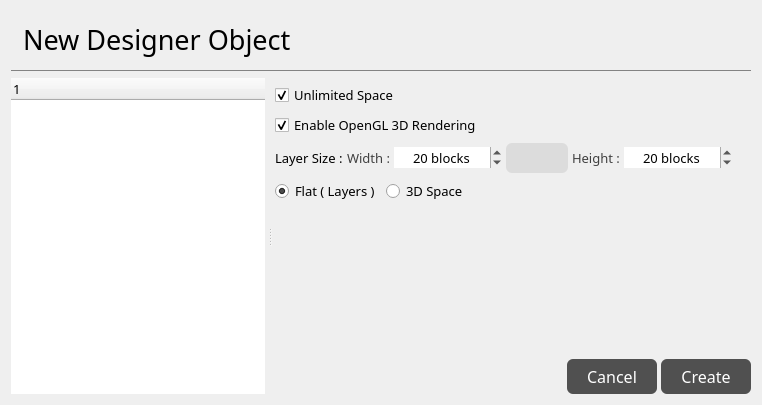
<?xml version="1.0" encoding="UTF-8"?>
<ui version="4.0">
 <class>NewLayerDialog</class>
 <widget class="QDialog" name="NewLayerDialog">
  <property name="geometry">
   <rect>
    <x>0</x>
    <y>0</y>
    <width>762</width>
    <height>405</height>
   </rect>
  </property>
  <property name="font">
   <font>
    <family>方正黑体简体</family>
    <pointsize>10</pointsize>
   </font>
  </property>
  <property name="windowTitle">
   <string>Dialog</string>
  </property>
  <property name="styleSheet">
   <string notr="true">QRadioButton::indicator:unchecked{
image: url(:/ButtonImage/src/radiobutton_unchecked.png);
}

QRadioButton::indicator:checked{
image: url(:/ButtonImage/src/radiobutton_checked.png);
}

QRadioButton::indicator:checked:disabled{
image: url(:/ButtonImage/src/radiobutton_checked_disabled.png);
}

QRadioButton::indicator:checked:pressed{
image: url(:/ButtonImage/src/radiobutton_pressed.png);
}

QRadioButton::indicator:unchecked:pressed{
image: url(:/ButtonImage/src/radiobutton_unchecked_pressed.png);
}

QRadioButton::indicator:unchecked:hover{
image: url(:/ButtonImage/src/radiobutton_hover.png);
}

QCheckBox::indicator:checked,QGroupBox::indicator:checked{    
	image: url(:/ButtonImage/src/checkbox_hookicon_normal_16px.png);
    border: 0px;
}

QCheckBox::indicator:checked:disabled,QGroupBox::indicator:checked:disabled{
    image: url(:/ButtonImage/src/checkbox_hookicon_disabled_16px.png);
    border: 0px;
}

QCheckBox::indicator,QGroupBox::indicator{
    image: url(:/ButtonImage/src/checkbox_hookicon_unchecked_16px.png);
    border: 0px;
}</string>
  </property>
  <layout class="QVBoxLayout" name="verticalLayout_4">
   <item>
    <spacer name="verticalSpacer_2">
     <property name="orientation">
      <enum>Qt::Vertical</enum>
     </property>
     <property name="sizeType">
      <enum>QSizePolicy::Fixed</enum>
     </property>
     <property name="sizeHint" stdset="0">
      <size>
       <width>20</width>
       <height>5</height>
      </size>
     </property>
    </spacer>
   </item>
   <item>
    <widget class="QLabel" name="label">
     <property name="sizePolicy">
      <sizepolicy hsizetype="Preferred" vsizetype="Fixed">
       <horstretch>0</horstretch>
       <verstretch>0</verstretch>
      </sizepolicy>
     </property>
     <property name="font">
      <font>
       <family>方正黑体简体</family>
       <pointsize>20</pointsize>
      </font>
     </property>
     <property name="styleSheet">
      <string notr="true">padding: 5px;</string>
     </property>
     <property name="text">
      <string>New Designer Object</string>
     </property>
    </widget>
   </item>
   <item>
    <widget class="Line" name="line">
     <property name="styleSheet">
      <string notr="true">color: rgb(131, 131, 131);</string>
     </property>
     <property name="frameShadow">
      <enum>QFrame::Plain</enum>
     </property>
     <property name="orientation">
      <enum>Qt::Horizontal</enum>
     </property>
    </widget>
   </item>
   <item>
    <widget class="QSplitter" name="splitter">
     <property name="orientation">
      <enum>Qt::Horizontal</enum>
     </property>
     <property name="handleWidth">
      <number>10</number>
     </property>
     <widget class="QTreeWidget" name="treeWidget">
      <property name="frameShape">
       <enum>QFrame::NoFrame</enum>
      </property>
      <property name="editTriggers">
       <set>QAbstractItemView::NoEditTriggers</set>
      </property>
      <property name="showDropIndicator" stdset="0">
       <bool>true</bool>
      </property>
      <column>
       <property name="text">
        <string notr="true">1</string>
       </property>
      </column>
     </widget>
     <widget class="QWidget" name="verticalLayoutWidget">
      <layout class="QVBoxLayout" name="verticalLayout">
       <item>
        <layout class="QVBoxLayout" name="verticalLayout_2">
         <item>
          <spacer name="verticalSpacer_3">
           <property name="orientation">
            <enum>Qt::Vertical</enum>
           </property>
           <property name="sizeType">
            <enum>QSizePolicy::Fixed</enum>
           </property>
           <property name="sizeHint" stdset="0">
            <size>
             <width>20</width>
             <height>5</height>
            </size>
           </property>
          </spacer>
         </item>
         <item>
          <widget class="QCheckBox" name="checkBox_UnlimitedSpace">
           <property name="font">
            <font>
             <family>方正黑体简体</family>
             <pointsize>10</pointsize>
            </font>
           </property>
           <property name="text">
            <string>Unlimited Space</string>
           </property>
           <property name="checked">
            <bool>true</bool>
           </property>
          </widget>
         </item>
         <item>
          <widget class="QCheckBox" name="checkBox_EnableOpenGL">
           <property name="font">
            <font>
             <family>方正黑体简体</family>
             <pointsize>10</pointsize>
            </font>
           </property>
           <property name="text">
            <string>Enable OpenGL 3D Rendering</string>
           </property>
           <property name="checked">
            <bool>true</bool>
           </property>
          </widget>
         </item>
        </layout>
       </item>
       <item>
        <layout class="QHBoxLayout" name="LayerSettingLayout">
         <property name="spacing">
          <number>4</number>
         </property>
         <item>
          <widget class="QLabel" name="label_2">
           <property name="sizePolicy">
            <sizepolicy hsizetype="Fixed" vsizetype="Preferred">
             <horstretch>0</horstretch>
             <verstretch>0</verstretch>
            </sizepolicy>
           </property>
           <property name="font">
            <font>
             <family>方正黑体简体</family>
             <pointsize>10</pointsize>
            </font>
           </property>
           <property name="text">
            <string>Layer Size :</string>
           </property>
          </widget>
         </item>
         <item>
          <widget class="QLabel" name="label_3">
           <property name="font">
            <font>
             <family>方正黑体简体</family>
             <pointsize>10</pointsize>
            </font>
           </property>
           <property name="styleSheet">
            <string notr="true">color: rgb(64, 64, 64);</string>
           </property>
           <property name="text">
            <string>Width :</string>
           </property>
          </widget>
         </item>
         <item>
          <widget class="QSpinBox" name="spinBox_Width">
           <property name="sizePolicy">
            <sizepolicy hsizetype="MinimumExpanding" vsizetype="Fixed">
             <horstretch>0</horstretch>
             <verstretch>0</verstretch>
            </sizepolicy>
           </property>
           <property name="font">
            <font>
             <family>方正黑体简体</family>
            </font>
           </property>
           <property name="frame">
            <bool>false</bool>
           </property>
           <property name="alignment">
            <set>Qt::AlignCenter</set>
           </property>
           <property name="buttonSymbols">
            <enum>QAbstractSpinBox::UpDownArrows</enum>
           </property>
           <property name="suffix">
            <string> blocks</string>
           </property>
           <property name="maximum">
            <number>999999999</number>
           </property>
           <property name="value">
            <number>20</number>
           </property>
          </widget>
         </item>
         <item>
          <widget class="QPushButton" name="pushButton">
           <property name="sizePolicy">
            <sizepolicy hsizetype="Minimum" vsizetype="Fixed">
             <horstretch>0</horstretch>
             <verstretch>0</verstretch>
            </sizepolicy>
           </property>
           <property name="minimumSize">
            <size>
             <width>20</width>
             <height>0</height>
            </size>
           </property>
           <property name="styleSheet">
            <string notr="true">QPushButton{
background-color: rgb(240, 240, 240);
color: rgb(255, 255, 255);
border-radius: 6px;
padding: 6px 20px 6px 20px;
background: url(:/ButtonImage/src/link.png) center no-repeat;
width: 24px;
}

QPushButton:hover{
background-color: rgb(230, 230, 230);
}

QPushButton:checked{
background-color: rgb(220, 220, 220);
}</string>
           </property>
           <property name="text">
            <string/>
           </property>
           <property name="iconSize">
            <size>
             <width>24</width>
             <height>24</height>
            </size>
           </property>
           <property name="checkable">
            <bool>true</bool>
           </property>
           <property name="checked">
            <bool>true</bool>
           </property>
          </widget>
         </item>
         <item>
          <widget class="QLabel" name="label_4">
           <property name="font">
            <font>
             <family>方正黑体简体</family>
             <pointsize>10</pointsize>
            </font>
           </property>
           <property name="styleSheet">
            <string notr="true">color: rgb(64, 64, 64);</string>
           </property>
           <property name="text">
            <string>Height :</string>
           </property>
          </widget>
         </item>
         <item>
          <widget class="QSpinBox" name="spinBox_Height">
           <property name="sizePolicy">
            <sizepolicy hsizetype="MinimumExpanding" vsizetype="Fixed">
             <horstretch>0</horstretch>
             <verstretch>0</verstretch>
            </sizepolicy>
           </property>
           <property name="font">
            <font>
             <family>方正黑体简体</family>
            </font>
           </property>
           <property name="frame">
            <bool>false</bool>
           </property>
           <property name="alignment">
            <set>Qt::AlignCenter</set>
           </property>
           <property name="buttonSymbols">
            <enum>QAbstractSpinBox::UpDownArrows</enum>
           </property>
           <property name="suffix">
            <string> blocks</string>
           </property>
           <property name="maximum">
            <number>999999999</number>
           </property>
           <property name="value">
            <number>20</number>
           </property>
          </widget>
         </item>
         <item>
          <spacer name="horizontalSpacer">
           <property name="orientation">
            <enum>Qt::Horizontal</enum>
           </property>
           <property name="sizeHint" stdset="0">
            <size>
             <width>20</width>
             <height>20</height>
            </size>
           </property>
          </spacer>
         </item>
        </layout>
       </item>
       <item>
        <layout class="QHBoxLayout" name="SwtichModeLayout">
         <item>
          <widget class="QRadioButton" name="radioButton_2D">
           <property name="font">
            <font>
             <family>方正黑体简体</family>
             <pointsize>10</pointsize>
            </font>
           </property>
           <property name="text">
            <string>Flat ( Layers )</string>
           </property>
           <property name="checked">
            <bool>true</bool>
           </property>
          </widget>
         </item>
         <item>
          <widget class="QRadioButton" name="radioButton_3D">
           <property name="font">
            <font>
             <family>方正黑体简体</family>
             <pointsize>10</pointsize>
            </font>
           </property>
           <property name="text">
            <string>3D Space</string>
           </property>
          </widget>
         </item>
         <item>
          <spacer name="horizontalSpacer_3">
           <property name="orientation">
            <enum>Qt::Horizontal</enum>
           </property>
           <property name="sizeHint" stdset="0">
            <size>
             <width>40</width>
             <height>20</height>
            </size>
           </property>
          </spacer>
         </item>
        </layout>
       </item>
       <item>
        <spacer name="verticalSpacer">
         <property name="orientation">
          <enum>Qt::Vertical</enum>
         </property>
         <property name="sizeHint" stdset="0">
          <size>
           <width>20</width>
           <height>40</height>
          </size>
         </property>
        </spacer>
       </item>
       <item>
        <layout class="QHBoxLayout" name="horizontalLayout_2">
         <property name="spacing">
          <number>4</number>
         </property>
         <item>
          <spacer name="horizontalSpacer_2">
           <property name="orientation">
            <enum>Qt::Horizontal</enum>
           </property>
           <property name="sizeHint" stdset="0">
            <size>
             <width>40</width>
             <height>20</height>
            </size>
           </property>
          </spacer>
         </item>
         <item>
          <widget class="QPushButton" name="cancelButton">
           <property name="sizePolicy">
            <sizepolicy hsizetype="Minimum" vsizetype="Fixed">
             <horstretch>0</horstretch>
             <verstretch>0</verstretch>
            </sizepolicy>
           </property>
           <property name="font">
            <font>
             <family>方正黑体简体</family>
             <pointsize>12</pointsize>
            </font>
           </property>
           <property name="styleSheet">
            <string notr="true">QPushButton{
background: rgb(80, 80, 80);
color: rgb(255, 255, 255);
border-radius: 6px;
padding: 6px 20px 6px 20px;
}

QPushButton:hover{
background: rgb(100, 100, 100);
}</string>
           </property>
           <property name="text">
            <string>Cancel</string>
           </property>
           <property name="autoDefault">
            <bool>false</bool>
           </property>
           <property name="flat">
            <bool>true</bool>
           </property>
          </widget>
         </item>
         <item>
          <widget class="QPushButton" name="pushButton_Create">
           <property name="enabled">
            <bool>true</bool>
           </property>
           <property name="sizePolicy">
            <sizepolicy hsizetype="Minimum" vsizetype="Fixed">
             <horstretch>0</horstretch>
             <verstretch>0</verstretch>
            </sizepolicy>
           </property>
           <property name="font">
            <font>
             <family>方正黑体简体</family>
             <pointsize>12</pointsize>
            </font>
           </property>
           <property name="styleSheet">
            <string notr="true">QPushButton{
background: rgb(80, 80, 80);
color: rgb(255, 255, 255);
border-radius: 6px;
padding: 6px 20px 6px 20px;
}

QPushButton:hover{
background: rgb(100, 100, 100);
}

QPushButton:disabled{
background: rgb(150, 150, 150);
}</string>
           </property>
           <property name="text">
            <string>Create</string>
           </property>
           <property name="autoDefault">
            <bool>false</bool>
           </property>
           <property name="flat">
            <bool>true</bool>
           </property>
          </widget>
         </item>
        </layout>
       </item>
      </layout>
     </widget>
    </widget>
   </item>
  </layout>
 </widget>
 <resources/>
 <connections/>
</ui>
